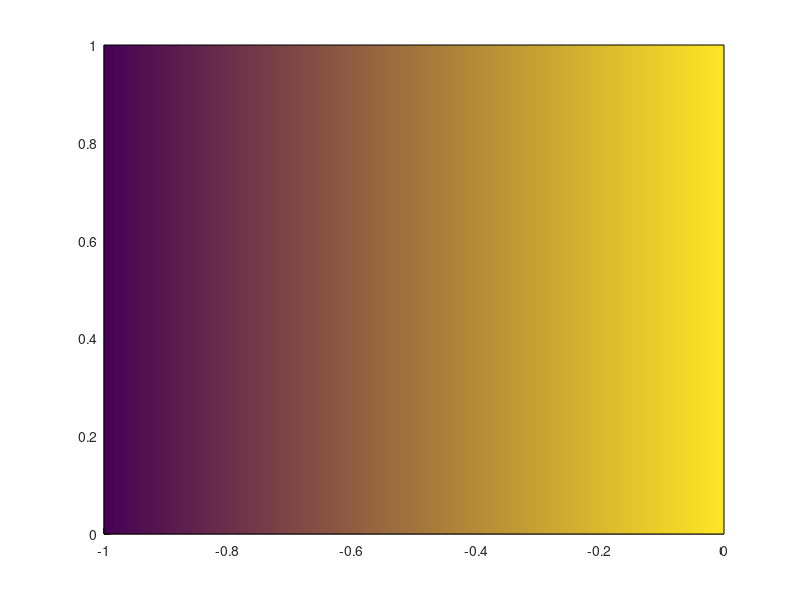

Reproduce this figure in MATLAB. (Note: this script raises an error after producing the figure.)
coords = [...
    -1 0 0 -1
    0 0 1 1];

cla;
patch(coords(1,:), coords(2,:), coords(1,:));


%%
vol = Int_Quad(0, @(pphy, pparam, i) pphy(1), coords)
xc = Int_Quad(0, @(pphy, pparam, i) pphy(1), coords)
yc = Int_Quad(0, @(pphy, pparam, i) pphy(2), coords)

area1 = Int_Line(0, @(pphy, pparam, i) 1, coords(:,1:2))